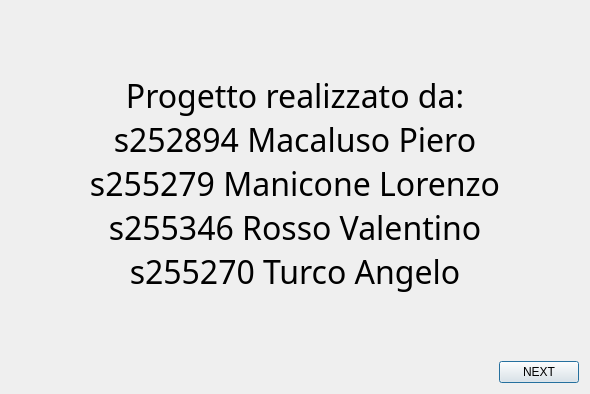
<?xml version="1.0" encoding="UTF-8"?>
<ui version="4.0">
 <class>Princ</class>
 <widget class="QDialog" name="Princ">
  <property name="geometry">
   <rect>
    <x>0</x>
    <y>0</y>
    <width>590</width>
    <height>394</height>
   </rect>
  </property>
  <property name="sizePolicy">
   <sizepolicy hsizetype="Preferred" vsizetype="Maximum">
    <horstretch>0</horstretch>
    <verstretch>0</verstretch>
   </sizepolicy>
  </property>
  <property name="windowTitle">
   <string>PDS 2017-2018</string>
  </property>
  <layout class="QVBoxLayout" name="verticalLayout">
   <item>
    <widget class="QLabel" name="label">
     <property name="sizePolicy">
      <sizepolicy hsizetype="Expanding" vsizetype="Expanding">
       <horstretch>0</horstretch>
       <verstretch>0</verstretch>
      </sizepolicy>
     </property>
     <property name="font">
      <font>
       <family>Freestyle Script</family>
       <pointsize>24</pointsize>
      </font>
     </property>
     <property name="text">
      <string>Progetto realizzato da:
s252894 Macaluso Piero
s255279 Manicone Lorenzo
s255346 Rosso Valentino
s255270 Turco Angelo</string>
     </property>
     <property name="textFormat">
      <enum>Qt::AutoText</enum>
     </property>
     <property name="alignment">
      <set>Qt::AlignCenter</set>
     </property>
    </widget>
   </item>
   <item>
    <layout class="QHBoxLayout" name="horizontalLayout">
     <property name="spacing">
      <number>0</number>
     </property>
     <item>
      <spacer name="horizontalSpacer">
       <property name="orientation">
        <enum>Qt::Horizontal</enum>
       </property>
       <property name="sizeType">
        <enum>QSizePolicy::Expanding</enum>
       </property>
       <property name="sizeHint" stdset="0">
        <size>
         <width>40</width>
         <height>20</height>
        </size>
       </property>
      </spacer>
     </item>
     <item>
      <widget class="QPushButton" name="Next">
       <property name="maximumSize">
        <size>
         <width>16777215</width>
         <height>16777215</height>
        </size>
       </property>
       <property name="text">
        <string>NEXT</string>
       </property>
      </widget>
     </item>
    </layout>
   </item>
  </layout>
 </widget>
 <resources/>
 <connections/>
</ui>
